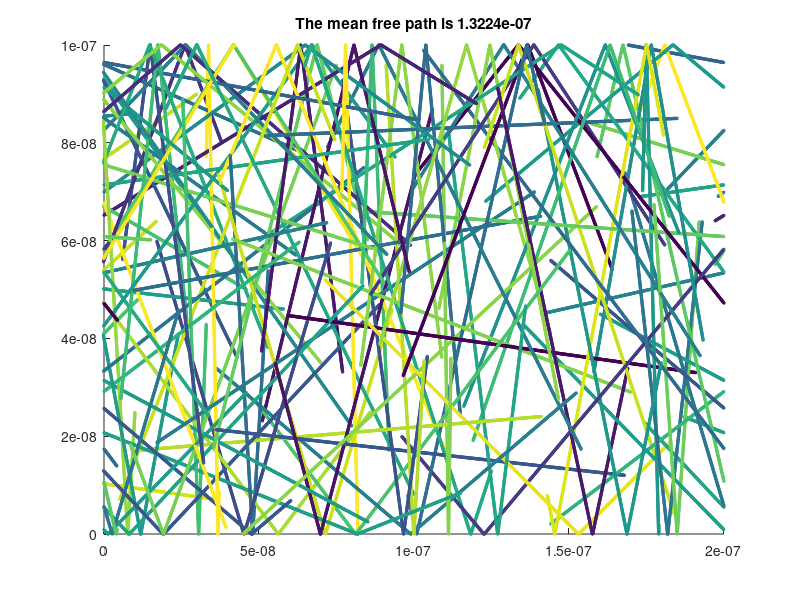

Source code (MATLAB): (Note: a time limit stopped this script after it produced the figure.)
%Author: Richard Finney 100967048
clear all;
close all;

%Constants 

q_0 = 1.60217653e-19;             % electron charge
m_0 = 9.10938215e-31;             % electron mass
kB = 1.3806504e-23;               % Boltzmann constant
deltat = 0.2e-12;                 % mean time between collisions 
mn = 0.26*m_0;                    % effective mass of electrons



%variables

numofelec = 100;             %current numbers of electrons t be simulated
T = 300;                    %temperature in kelvin

dt = 1;
%Assign each particle with the fixed velocity given by vth but give each one a
%random direction.

vth = sqrt((kB*T)/mn);
%Spatial Boundaries

Length = 200;
Width = 100;
    
x = randi([0 Length], 1, numofelec)*1e-9;       %initializing x
y = randi([0 Width], 1, numofelec)*1e-9;        %initializing y

elecpos = [x;y];
previous=zeros(2,numofelec);
    
    %now we have position vectors for the x and y positions of each
    %electron. Need to create vectors for vy and vx. Remember that each
    %electron has a rand angle to start with, but same velocity vth.

angles = randi([0 360], 1, numofelec);
v_x = zeros(1, numofelec);
v_y = zeros(1, numofelec);

v_x = vth*cos(angles);
v_y = vth*sin(angles);

colorarray= rand(1,numofelec)
for time= 1:dt:1000
previous = [x',y']
    dx = v_x*dt*1e-15;
    dy = v_y*dt*1e-15;
    
    x = x + dx;
    y = y + dy;
    
    %if y is greater than 200
    temp = y>=Width*1e-9;
    temp1 = y<Width*1e-9;
    
    temp = temp*(-1);
    
    temphigher = temp + temp1;
    
    v_y = temphigher.*v_y;
    
     %if y is less than 100
    temp2 = y>=0
    temp3 = y<0
    
    temp3 = temp3*(-1);
    templower = temp3 + temp2;
    v_y = templower.*v_y;
    
  
   
 %if x greater than 200
   temp5 = x<200*1e-9;
   
   x = x .* temp5;
   
   %if x is less than 0
   temp4 = x< -0.1;
   temp4 = temp4*200*1e-9;
   
   %temp4 = temp4*200*1e-9;
   x = x + temp4;
   
    %average thermal velocity
    v_avg = mean(sqrt((v_x.^2)+(v_y.^2)));
    T_avg = (mn*(v_avg^2))/kB;
    
    %mean free path 
    
    mfp = (10^-12)*(v_avg);
    
    
    figure(3)
    scatter(x,y,3,colorarray);
    axis([0 200*10^-9 0 100*10^-9])
    title(['The mean free path is ', num2str(mfp)]);
   % pause(0.000000000000000000000000000000000000000001)
    hold on
    
    figure(4)
    plot(time,T_avg,'.b')
    title(['The Average Temperature is ', num2str(T_avg)]);
    axis([0 500 0 500])
    hold on
    
    end

    
    
    
    
